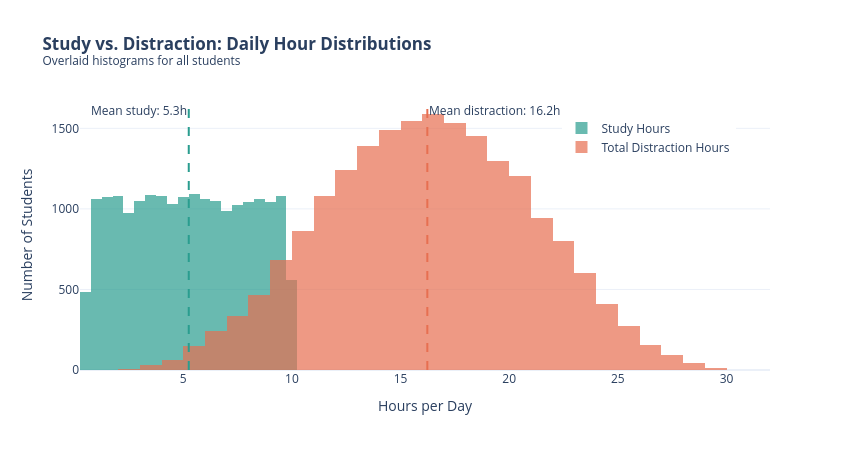

Write notebook code for a chart like this one.
### Code cell
fig = go.Figure()
fig.add_trace(
    go.Histogram(
        x=df["study_hours_per_day"],
        name="Study Hours",
        marker_color="#2a9d8f",
        opacity=0.7,
        nbinsx=40,
    )
)
fig.add_trace(
    go.Histogram(
        x=df["total_distraction_hours"],
        name="Total Distraction Hours",
        marker_color="#e76f51",
        opacity=0.7,
        nbinsx=40,
    )
)
fig.update_layout(
    barmode="overlay",
    template=TEMPLATE,
    title="<b>Study vs. Distraction: Daily Hour Distributions</b><br><sup>Overlaid histograms for all students</sup>",
    xaxis_title="Hours per Day",
    yaxis_title="Number of Students",
    legend={"yanchor": "top", "y": 0.95, "xanchor": "right", "x": 0.95},
    width=850,
    height=450,
)
fig.add_vline(
    x=df["study_hours_per_day"].mean(),
    line_dash="dash",
    line_color="#2a9d8f",
    annotation_text=f"Mean study: {df['study_hours_per_day'].mean():.1f}h",
    annotation_position="top left",
)
fig.add_vline(
    x=df["total_distraction_hours"].mean(),
    line_dash="dash",
    line_color="#e76f51",
    annotation_text=f"Mean distraction: {df['total_distraction_hours'].mean():.1f}h",
    annotation_position="top right",
)
fig.show()

### Figure 1 — Plotly figure (JSON) as saved in the notebook; plotly's stock layout.template omitted (floating-point values rounded to 4 significant figures; data arrays with more than 128 entries replaced by an {"elided": "..."} marker saying what was removed)
{"data": [{"marker": {"color": "#2a9d8f"}, "name": "Study Hours", "nbinsx": 40, "opacity": 0.7, "type": "histogram", "x": {"elided": "20000 float values"}}, {"marker": {"color": "#e76f51"}, "name": "Total Distraction Hours", "nbinsx": 40, "opacity": 0.7, "type": "histogram", "x": {"elided": "20000 float values"}}], "layout": {"annotations": [{"showarrow": false, "text": "Mean study: 5.3h", "x": 5.255, "xanchor": "right", "xref": "x", "y": 1, "yanchor": "top", "yref": "y domain"}, {"showarrow": false, "text": "Mean distraction: 16.2h", "x": 16.23, "xanchor": "left", "xref": "x", "y": 1, "yanchor": "top", "yref": "y domain"}], "barmode": "overlay", "height": 450, "legend": {"x": 0.95, "xanchor": "right", "y": 0.95, "yanchor": "top"}, "shapes": [{"line": {"color": "#2a9d8f", "dash": "dash"}, "type": "line", "x0": 5.255, "x1": 5.255, "xref": "x", "y0": 0, "y1": 1, "yref": "y domain"}, {"line": {"color": "#e76f51", "dash": "dash"}, "type": "line", "x0": 16.23, "x1": 16.23, "xref": "x", "y0": 0, "y1": 1, "yref": "y domain"}], "title": {"text": "<b>Study vs. Distraction: Daily Hour Distributions</b><br><sup>Overlaid histograms for all students</sup>"}, "width": 850, "xaxis": {"title": {"text": "Hours per Day"}}, "yaxis": {"title": {"text": "Number of Students"}}}}
